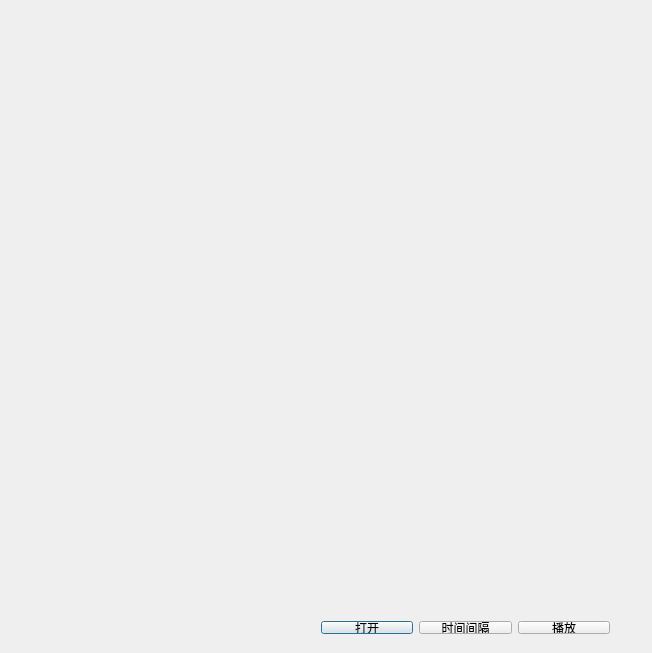
<?xml version="1.0" encoding="UTF-8"?>
<ui version="4.0">
 <class>Dialog</class>
 <widget class="QDialog" name="Dialog">
  <property name="geometry">
   <rect>
    <x>0</x>
    <y>0</y>
    <width>652</width>
    <height>653</height>
   </rect>
  </property>
  <property name="windowTitle">
   <string>Dialog</string>
  </property>
  <widget class="QLabel" name="label">
   <property name="geometry">
    <rect>
     <x>70</x>
     <y>40</y>
     <width>411</width>
     <height>541</height>
    </rect>
   </property>
   <property name="text">
    <string> </string>
   </property>
  </widget>
  <widget class="QWidget" name="">
   <property name="geometry">
    <rect>
     <x>310</x>
     <y>610</y>
     <width>311</width>
     <height>35</height>
    </rect>
   </property>
   <layout class="QHBoxLayout" name="horizontalLayout">
    <item>
     <widget class="QPushButton" name="pushButton">
      <property name="text">
       <string>打开</string>
      </property>
     </widget>
    </item>
    <item>
     <widget class="QPushButton" name="pushButton_2">
      <property name="text">
       <string>时间间隔</string>
      </property>
     </widget>
    </item>
    <item>
     <widget class="QPushButton" name="pushButton_3">
      <property name="text">
       <string>播放</string>
      </property>
     </widget>
    </item>
   </layout>
  </widget>
 </widget>
 <layoutdefault spacing="6" margin="11"/>
 <resources/>
 <connections/>
</ui>
